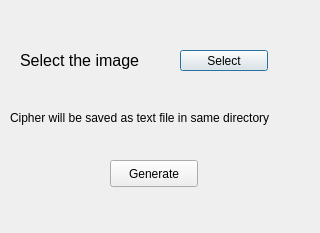
<?xml version="1.0" encoding="UTF-8"?>
<ui version="4.0">
 <class>encrypt</class>
 <widget class="QDialog" name="encrypt">
  <property name="geometry">
   <rect>
    <x>0</x>
    <y>0</y>
    <width>320</width>
    <height>233</height>
   </rect>
  </property>
  <property name="windowTitle">
   <string>Image Encrypter</string>
  </property>
  <widget class="QLabel" name="label_input">
   <property name="geometry">
    <rect>
     <x>20</x>
     <y>50</y>
     <width>121</width>
     <height>21</height>
    </rect>
   </property>
   <property name="font">
    <font>
     <pointsize>12</pointsize>
    </font>
   </property>
   <property name="text">
    <string>Select the image</string>
   </property>
  </widget>
  <widget class="QPushButton" name="pushButton">
   <property name="geometry">
    <rect>
     <x>180</x>
     <y>50</y>
     <width>88</width>
     <height>21</height>
    </rect>
   </property>
   <property name="text">
    <string>Select</string>
   </property>
  </widget>
  <widget class="QLabel" name="label_text">
   <property name="geometry">
    <rect>
     <x>10</x>
     <y>110</y>
     <width>291</width>
     <height>16</height>
    </rect>
   </property>
   <property name="text">
    <string>Cipher will be saved as text file in same directory </string>
   </property>
  </widget>
  <widget class="QPushButton" name="pushButton_Generate">
   <property name="geometry">
    <rect>
     <x>110</x>
     <y>160</y>
     <width>88</width>
     <height>27</height>
    </rect>
   </property>
   <property name="text">
    <string>Generate</string>
   </property>
  </widget>
 </widget>
 <resources/>
 <connections/>
</ui>
